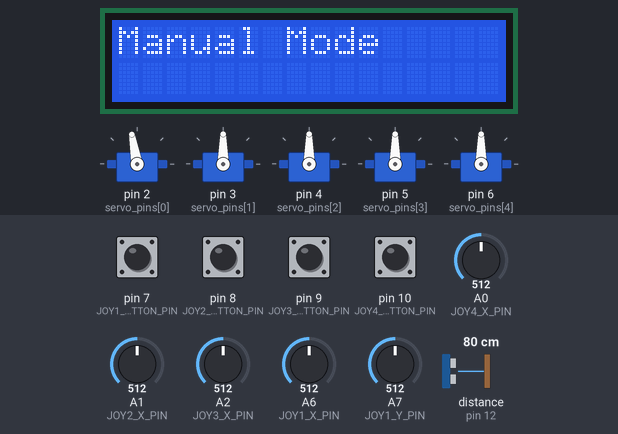
Recording of a sketch running on a simulated Arduino Nano, built with avr-gcc and run on an emulated ATmega328P. On the bench: 16×2 character LCD, 5 × servo. Wiring (inferred from the names in the program): ultrasonic range finder: trigger pin 13; echo pin 12. Inputs (shaded band) come from the test bench; at power-on: pin 7 (JOY1_BUTTON_PIN), pin 8 (JOY2_BUTTON_PIN), pin 9 (JOY3_BUTTON_PIN), pin 10 (JOY4_BUTTON_PIN) HIGH, A0 (JOY4_X_PIN) = 512, A2 (JOY3_X_PIN) = 512, A7 (JOY1_Y_PIN) = 512, A1 (JOY2_X_PIN) = 512, A6 (JOY1_X_PIN) = 512, distance to the obstacle (sensor on pin 12) 80 cm. The echo pulse lasts 58.3 µs per cm; EEPROM starts erased.

Above: at 2.7 s.
2.8 s: pin 7 (JOY1_BUTTON_PIN) pulled LOW for 0.15 s
At 3.5 s:
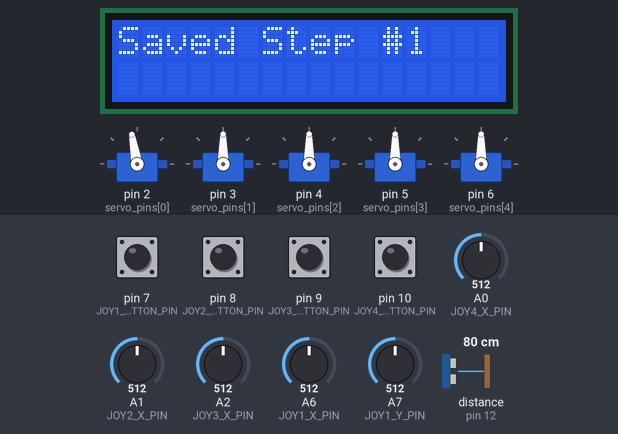
5.1 s: A0 (JOY4_X_PIN) set to 584
6.6 s: A0 (JOY4_X_PIN) set to 604
At 7.43 s:
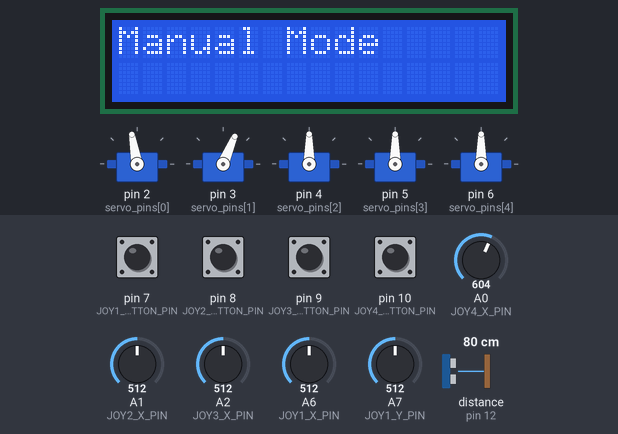
9.6 s: A2 (JOY3_X_PIN) set to 577
11.3 s: A2 (JOY3_X_PIN) set to 609
At 11.49 s:
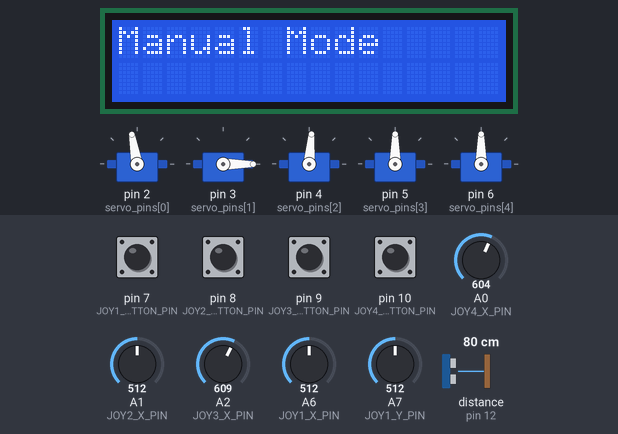
14.3 s: A7 (JOY1_Y_PIN) set to 577
16.0 s: A7 (JOY1_Y_PIN) set to 607
At 19.4 s:
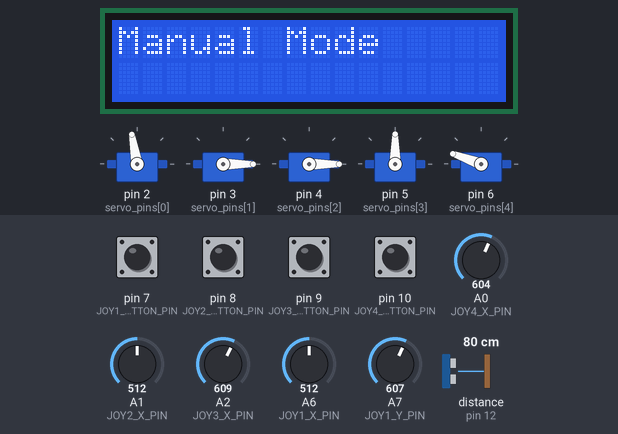
Timing chart, 0 to 20.0 s (numbered marks = the images above; inputs shaded):
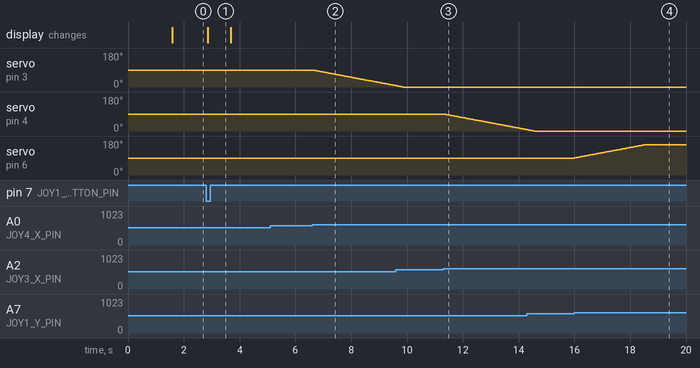

Measured:
- the behaviour switches between 593 and 594 on A0 (JOY4_X_PIN) (found by bisection; images 1 and 2)
- the behaviour switches between 593 and 594 on A2 (JOY3_X_PIN) (found by bisection; images 2 and 3)
- the behaviour switches between 593 and 594 on A7 (JOY1_Y_PIN) (found by bisection; images 3 and 4)
- after the input at 2.8 s, the display: changes after 0.06 s (image 1)
- after the input at 5.1 s, every drawn part: stays the same
- after the input at 6.6 s, servo on pin 3 (servo_pins[1]): moves from 90° to 7° over 3.0 s, starting at once
- after the input at 11.3 s, servo on pin 4 (servo_pins[2]): moves from 90° to 7° over 3.0 s, starting at once
- after the input at 16.0 s, servo on pin 6 (servo_pins[4]): moves from 90° to 160° over 2.5 s, starting at once

The sketch:

Junior_Robotics_Final_Project.ino
```cpp
#include <Wire.h>
#include <hd44780.h>
#include <hd44780ioClass/hd44780_I2Cexp.h>
#include <Servo.h>
#include <EEPROM.h>

// Joystick pins
#define JOY1_X_PIN A6
#define JOY1_Y_PIN A7
#define JOY1_BUTTON_PIN 7
#define JOY2_X_PIN A1
#define JOY2_BUTTON_PIN 8
#define JOY3_X_PIN A2
#define JOY3_BUTTON_PIN 9
#define JOY4_X_PIN A0
#define JOY4_BUTTON_PIN 10

// Ultrasonic sensor
#define ECHO_PIN 12
#define TRIG_PIN 13

// EEPROM
#define EE_SIZE_ADDRESS 0
#define EE_START_ADDRESS 2

// Joystick neutral correction
#define ANALOG_X_CORRECTION 128
#define ANALOG_Y_CORRECTION 128

// Servos
Servo arm_servos[5];
int pos[5] =        {100, 90, 90, 90, 90};
int min_pos[5] =    {92, 0, 0, 80, 0};
int max_pos[5] =    {140, 180, 180, 200, 160};
int servo_pins[5] = {2, 3, 4, 5, 6};

int ee_size = 1;
int ee_address = EE_START_ADDRESS;

long duration;
int distance = 0;

// LCD
hd44780_I2Cexp lcd;

// Structs
struct button {
  byte pressed = 0;
};

struct analog {
  int x, y;
  button btn;
};

analog joy1, joy2, joy3, joy4;

// -----------------------------
// Utility Functions
// -----------------------------

byte readAnalogAxisLevel(int pin) {
  return map(analogRead(pin), 0, 1023, 0, 255);
}

bool isPressed(int pin) {
  return digitalRead(pin) == 0;
}

int getDistance() {
  digitalWrite(TRIG_PIN, LOW);
  delayMicroseconds(2);

  digitalWrite(TRIG_PIN, HIGH);
  delayMicroseconds(10);
  digitalWrite(TRIG_PIN, LOW);

  duration = pulseIn(ECHO_PIN, HIGH, 20000);
  if (duration == 0) return -1;

  int dist = (duration * 0.034 / 2);
  return dist;
}

// -----------------------------
// Setup
// -----------------------------

void setup() {
  pinMode(JOY1_BUTTON_PIN, INPUT_PULLUP);
  pinMode(JOY2_BUTTON_PIN, INPUT_PULLUP);
  pinMode(JOY3_BUTTON_PIN, INPUT_PULLUP);
  pinMode(JOY4_BUTTON_PIN, INPUT_PULLUP);

  pinMode(TRIG_PIN, OUTPUT);
  pinMode(ECHO_PIN, INPUT);

  Serial.begin(9600);

  lcd.begin(16, 2);
  lcd.backlight();

  // Attach servos
  for (int i = 0; i < 5; i++) {
    arm_servos[i].attach(servo_pins[i]);
    arm_servos[i].write(pos[i]);
    delay(300);
  }

  // Load saved step count
  EEPROM.get(EE_SIZE_ADDRESS, ee_size);
  if (ee_size < 1 || ee_size > 200) {
    ee_size = 1;
  }

  ee_address = EE_START_ADDRESS;

  lcd.clear();
  lcd.setCursor(0, 0);
  lcd.print("Manual Mode");
}

// -----------------------------
// Main Loop
// -----------------------------

void loop() {
  distance = getDistance();

  // Read joysticks
  joy1.x = readAnalogAxisLevel(JOY1_X_PIN) - ANALOG_X_CORRECTION;
  joy1.y = readAnalogAxisLevel(JOY1_Y_PIN) - ANALOG_Y_CORRECTION;
  joy1.btn.pressed = isPressed(JOY1_BUTTON_PIN);

  joy2.x = readAnalogAxisLevel(JOY2_X_PIN) - ANALOG_X_CORRECTION;
  joy2.btn.pressed = isPressed(JOY2_BUTTON_PIN);

  joy3.x = readAnalogAxisLevel(JOY3_X_PIN) - ANALOG_X_CORRECTION;
  joy3.btn.pressed = isPressed(JOY3_BUTTON_PIN);

  joy4.x = readAnalogAxisLevel(JOY4_X_PIN) - ANALOG_X_CORRECTION;
  joy4.btn.pressed = isPressed(JOY4_BUTTON_PIN);

  // -----------------------------
  // Manual Servo Control
  // -----------------------------

  if (abs(joy1.x) > 10) {
    pos[0] += joy1.x / 20;
    pos[0] = constrain(pos[0], min_pos[0], max_pos[0]);
    arm_servos[0].write(pos[0]);
  }

  if (abs(joy1.y) > 10) {
    pos[4] += joy1.y / 20;
    pos[4] = constrain(pos[4], min_pos[4], max_pos[4]);
    arm_servos[4].write(pos[4]);
  }

  if (abs(joy2.x) > 10) {
    pos[3] -= joy2.x / 20;
    pos[3] = constrain(pos[3], min_pos[3], max_pos[3]);
    arm_servos[3].write(pos[3]);
  }

  if (abs(joy3.x) > 10) {
    pos[2] -= joy3.x / 20;
    pos[2] = constrain(pos[2], min_pos[2], max_pos[2]);
    arm_servos[2].write(pos[2]);
  }

  if (abs(joy4.x) > 10) {
    pos[1] -= joy4.x / 20;
    pos[1] = constrain(pos[1], min_pos[1], max_pos[1]);
    arm_servos[1].write(pos[1]);
  }

  // -----------------------------
  // RESET ALL STEPS (Hold Replay 3 Seconds)
  // -----------------------------
  if (joy4.btn.pressed) {
    unsigned long holdStart = millis();

    while (isPressed(JOY4_BUTTON_PIN)) {
      if (millis() - holdStart >= 3000) {

        ee_size = 1;
        EEPROM.put(EE_SIZE_ADDRESS, ee_size);

        for (int addr = EE_START_ADDRESS; addr < 1024; addr++) {
          EEPROM.write(addr, 0);
        }

        lcd.clear();
        lcd.setCursor(0, 0);
        lcd.print("Memory Cleared");
        lcd.setCursor(0, 1);
        lcd.print("Start New Steps");

        while (isPressed(JOY4_BUTTON_PIN)) delay(20);

        lcd.clear();
        lcd.setCursor(0, 0);
        lcd.print("Manual Mode");
        return;
      }
      delay(20);
    }
  }

  // -----------------------------
  // Save Step (with longer display)
  // -----------------------------
  if (joy1.btn.pressed) {

    // Save step data
    EEPROM.put(ee_address, pos);

    // Increment step count
    ee_size++;

    // Save updated step count
    EEPROM.put(EE_SIZE_ADDRESS, ee_size);

    // Move to next slot
    ee_address += 10;

    lcd.clear();
    lcd.setCursor(0, 0);
    lcd.print("Saved Step #");
    lcd.print(ee_size - 1);

    delay(800);  // show "Saved Step" longer

    while (isPressed(JOY1_BUTTON_PIN)) delay(20);

    lcd.clear();
    lcd.setCursor(0, 0);
    lcd.print("Manual Mode");
  }

  // -----------------------------
  // Replay Steps (Servo Relax Mode)
  // -----------------------------
  if (joy4.btn.pressed) {

    int new_pos[5];
    EEPROM.get(EE_SIZE_ADDRESS, ee_size);
    ee_address = EE_START_ADDRESS;

    for (int i = 0; i < ee_size; i++) {
      EEPROM.get(ee_address, new_pos);

      for (int s = 0; s < 5; s++) {

        // Move servo smoothly
        while (pos[s] != new_pos[s]) {
          pos[s] += (pos[s] < new_pos[s]) ? 1 : -1;
          arm_servos[s].write(pos[s]);
          delay(35);
        }

        // RELAX SERVO IMMEDIATELY
        arm_servos[s].detach();
        delay(80);  // let power recover
        arm_servos[s].attach(servo_pins[s]);
        arm_servos[s].write(pos[s]);

        delay(120);  // pause before next servo
      }

      ee_address += 10;
      delay(200);
    }

    // -----------------------------
    // FINAL DETACH AFTER REPLAY
    // -----------------------------
    for (int s = 0; s < 5; s++) {
      arm_servos[s].detach();
    }

    lcd.clear();
    lcd.setCursor(0, 0);
    lcd.print("Replay Done");
    lcd.setCursor(0, 1);
    lcd.print("Servos Off");
    delay(1500);

    // Reattach safely
    for (int s = 0; s < 5; s++) {
      arm_servos[s].attach(servo_pins[s]);
      arm_servos[s].write(pos[s]);
    }

    lcd.clear();
    lcd.setCursor(0, 0);
    lcd.print("Manual Mode");

    while (isPressed(JOY4_BUTTON_PIN)) delay(20);
  }

  delay(30);
}
```
